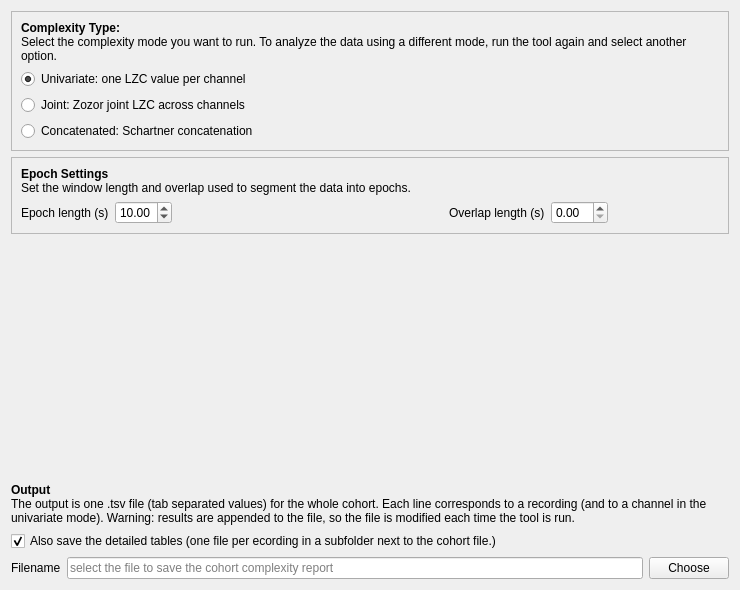
<?xml version="1.0" encoding="UTF-8"?>
<ui version="4.0">
 <class>ComplexitySettings</class>
 <widget class="QWidget" name="ComplexitySettings">
  <property name="geometry">
   <rect>
    <x>0</x>
    <y>0</y>
    <width>740</width>
    <height>590</height>
   </rect>
  </property>
  <property name="windowTitle">
   <string/>
  </property>
  <property name="styleSheet">
   <string notr="true">font: 12pt &quot;Roboto&quot;;</string>
  </property>
  <layout class="QVBoxLayout" name="verticalLayout_4">
   <item>
    <widget class="QFrame" name="frame">
     <property name="frameShape">
      <enum>QFrame::Shape::StyledPanel</enum>
     </property>
     <property name="frameShadow">
      <enum>QFrame::Shadow::Raised</enum>
     </property>
     <layout class="QVBoxLayout" name="verticalLayout_2">
      <item>
       <widget class="QLabel" name="label">
        <property name="text">
         <string>&lt;html&gt;&lt;head/&gt;&lt;body&gt;&lt;p&gt;&lt;span style=&quot; font-weight:700;&quot;&gt;Complexity Type:&lt;br/&gt;&lt;/span&gt;Select the complexity mode you want to run. To analyze the data using a different mode, run the tool again and select another option.&lt;/p&gt;&lt;/body&gt;&lt;/html&gt;</string>
        </property>
        <property name="wordWrap">
         <bool>true</bool>
        </property>
       </widget>
      </item>
      <item>
       <layout class="QVBoxLayout" name="verticalLayout">
        <item>
         <widget class="QRadioButton" name="univariate_radioButton">
          <property name="text">
           <string>Univariate: one LZC value per channel</string>
          </property>
          <property name="checked">
           <bool>true</bool>
          </property>
          <attribute name="buttonGroup">
           <string notr="true">buttonGroup</string>
          </attribute>
         </widget>
        </item>
        <item>
         <widget class="QRadioButton" name="joint_radioButton">
          <property name="text">
           <string>Joint: Zozor joint LZC across channels</string>
          </property>
          <attribute name="buttonGroup">
           <string notr="true">buttonGroup</string>
          </attribute>
         </widget>
        </item>
        <item>
         <widget class="QRadioButton" name="concat_radioButton">
          <property name="text">
           <string>Concatenated: Schartner concatenation</string>
          </property>
          <attribute name="buttonGroup">
           <string notr="true">buttonGroup</string>
          </attribute>
         </widget>
        </item>
       </layout>
      </item>
     </layout>
    </widget>
   </item>
   <item>
    <widget class="QFrame" name="frame_2">
     <property name="frameShape">
      <enum>QFrame::Shape::StyledPanel</enum>
     </property>
     <property name="frameShadow">
      <enum>QFrame::Shadow::Raised</enum>
     </property>
     <layout class="QVBoxLayout" name="verticalLayout_3">
      <item>
       <widget class="QLabel" name="label_2">
        <property name="text">
         <string>&lt;html&gt;&lt;head/&gt;&lt;body&gt;&lt;p&gt;&lt;span style=&quot; font-weight:700;&quot;&gt;Epoch Settings&lt;br/&gt;&lt;/span&gt;Set the window length and overlap used to segment the data into epochs.&lt;/p&gt;&lt;/body&gt;&lt;/html&gt;</string>
        </property>
       </widget>
      </item>
      <item>
       <layout class="QHBoxLayout" name="horizontalLayout_4">
        <item>
         <layout class="QHBoxLayout" name="horizontalLayout_2">
          <item>
           <widget class="QLabel" name="label_3">
            <property name="text">
             <string>Epoch length (s)</string>
            </property>
           </widget>
          </item>
          <item>
           <widget class="QDoubleSpinBox" name="epoch_length_doubleSpinBox">
            <property name="minimum">
             <double>1.000000000000000</double>
            </property>
            <property name="maximum">
             <double>30.000000000000000</double>
            </property>
            <property name="singleStep">
             <double>0.500000000000000</double>
            </property>
            <property name="value">
             <double>10.000000000000000</double>
            </property>
           </widget>
          </item>
         </layout>
        </item>
        <item>
         <spacer name="horizontalSpacer">
          <property name="orientation">
           <enum>Qt::Orientation::Horizontal</enum>
          </property>
          <property name="sizeHint" stdset="0">
           <size>
            <width>40</width>
            <height>20</height>
           </size>
          </property>
         </spacer>
        </item>
        <item>
         <layout class="QHBoxLayout" name="horizontalLayout_3">
          <item>
           <widget class="QLabel" name="label_4">
            <property name="text">
             <string>Overlap length (s)</string>
            </property>
           </widget>
          </item>
          <item>
           <widget class="QDoubleSpinBox" name="overlap_length_doubleSpinBox">
            <property name="minimum">
             <double>0.000000000000000</double>
            </property>
            <property name="maximum">
             <double>29.000000000000000</double>
            </property>
            <property name="singleStep">
             <double>0.500000000000000</double>
            </property>
            <property name="value">
             <double>0.000000000000000</double>
            </property>
           </widget>
          </item>
          <item>
           <spacer name="horizontalSpacer_2">
            <property name="orientation">
             <enum>Qt::Orientation::Horizontal</enum>
            </property>
            <property name="sizeHint" stdset="0">
             <size>
              <width>40</width>
              <height>20</height>
             </size>
            </property>
           </spacer>
          </item>
         </layout>
        </item>
       </layout>
      </item>
     </layout>
    </widget>
   </item>
   <item>
    <spacer name="verticalSpacer_2">
     <property name="orientation">
      <enum>Qt::Orientation::Vertical</enum>
     </property>
     <property name="sizeHint" stdset="0">
      <size>
       <width>20</width>
       <height>103</height>
      </size>
     </property>
    </spacer>
   </item>
   <item>
    <spacer name="verticalSpacer">
     <property name="orientation">
      <enum>Qt::Orientation::Vertical</enum>
     </property>
     <property name="sizeHint" stdset="0">
      <size>
       <width>20</width>
       <height>40</height>
      </size>
     </property>
    </spacer>
   </item>
   <item>
    <widget class="QLabel" name="label_5">
     <property name="text">
      <string>&lt;html&gt;&lt;head/&gt;&lt;body&gt;&lt;p&gt;&lt;span style=&quot; font-weight:700;&quot;&gt;Output&lt;br/&gt;&lt;/span&gt;The output is one .tsv file (tab separated values) for the whole cohort. Each line corresponds to a recording (and to a channel in the univariate mode). Warning: results are appended to the file, so the file is modified each time the tool is run.&lt;/p&gt;&lt;/body&gt;&lt;/html&gt;</string>
     </property>
     <property name="wordWrap">
      <bool>true</bool>
     </property>
    </widget>
   </item>
   <item>
    <widget class="QCheckBox" name="export_details_checkBox">
     <property name="text">
      <string>Also save the detailed tables (one file per ecording in a subfolder next to the cohort file.)</string>
     </property>
     <property name="checked">
      <bool>true</bool>
     </property>
    </widget>
   </item>
   <item>
    <layout class="QHBoxLayout" name="horizontalLayout">
     <item>
      <widget class="QLabel" name="label_6">
       <property name="text">
        <string>Filename</string>
       </property>
      </widget>
     </item>
     <item>
      <widget class="QLineEdit" name="cohort_lineEdit">
       <property name="toolTip">
        <string/>
       </property>
       <property name="readOnly">
        <bool>true</bool>
       </property>
       <property name="placeholderText">
        <string>select the file to save the cohort complexity report</string>
       </property>
      </widget>
     </item>
     <item>
      <widget class="QPushButton" name="cohort_pushButton">
       <property name="text">
        <string>Choose</string>
       </property>
      </widget>
     </item>
    </layout>
   </item>
  </layout>
 </widget>
 <resources>
  <include location="../../../../../snooz-toolbox/src/main/python/ui/themes/themes.qrc"/>
 </resources>
 <connections/>
 <buttongroups>
  <buttongroup name="buttonGroup"/>
 </buttongroups>
</ui>
